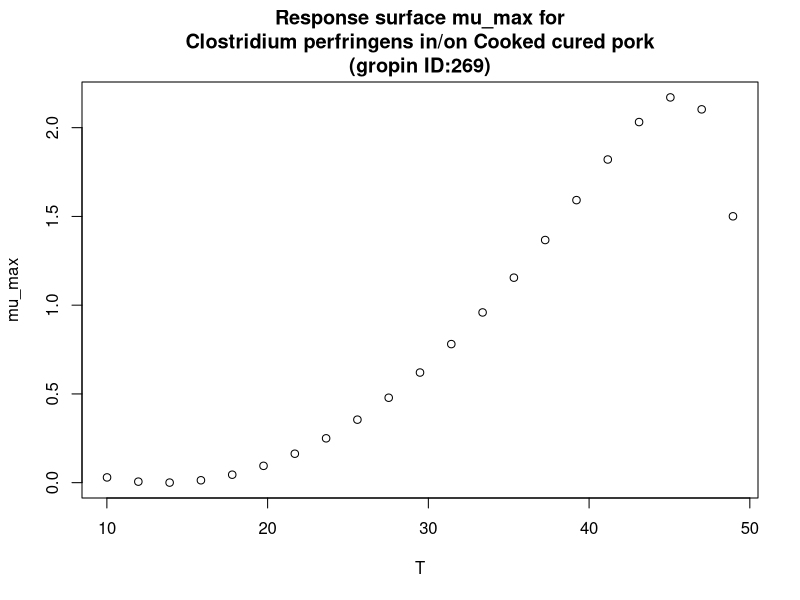

Source code (R):
#############################
# start of Parameter script
#############################
T <- seq(10.01,48.951048951049,length.out=21)
#############################
# end of Parameter script
#############################
############################# 
# start of Model script Gropin ID 269 
#############################
 
# constant coefficients for this model
A <- 0.00243
B <- 0.41
Tmin <- 13.5
Tmax <- 50.6
 
variables <- data.frame(T)
argumentsPar <- expand.grid(variables)
 
# heart of the model
response_surface <- function(T) {
   mumax <-(A*((T-Tmin)^2)*(1-exp(B*(T-Tmax))))

return(mumax=mumax)
} 

# output parameters
mumax <- cbind(argumentsPar,response_surface(argumentsPar['T']))
colnames(mumax) <- c(colnames(argumentsPar),'mumax')
#############################
# End of Model script
#############################
############################# 
# start of Visualisation script Gropin ID 269 
#############################
plot(T,mumax$mumax,
                          xlab='T',
                          ylab='mu_max',main='Response surface mu_max for
Clostridium perfringens in/on Cooked cured pork
(gropin ID:269)')
#############################
# End of Visualisation script
#############################
